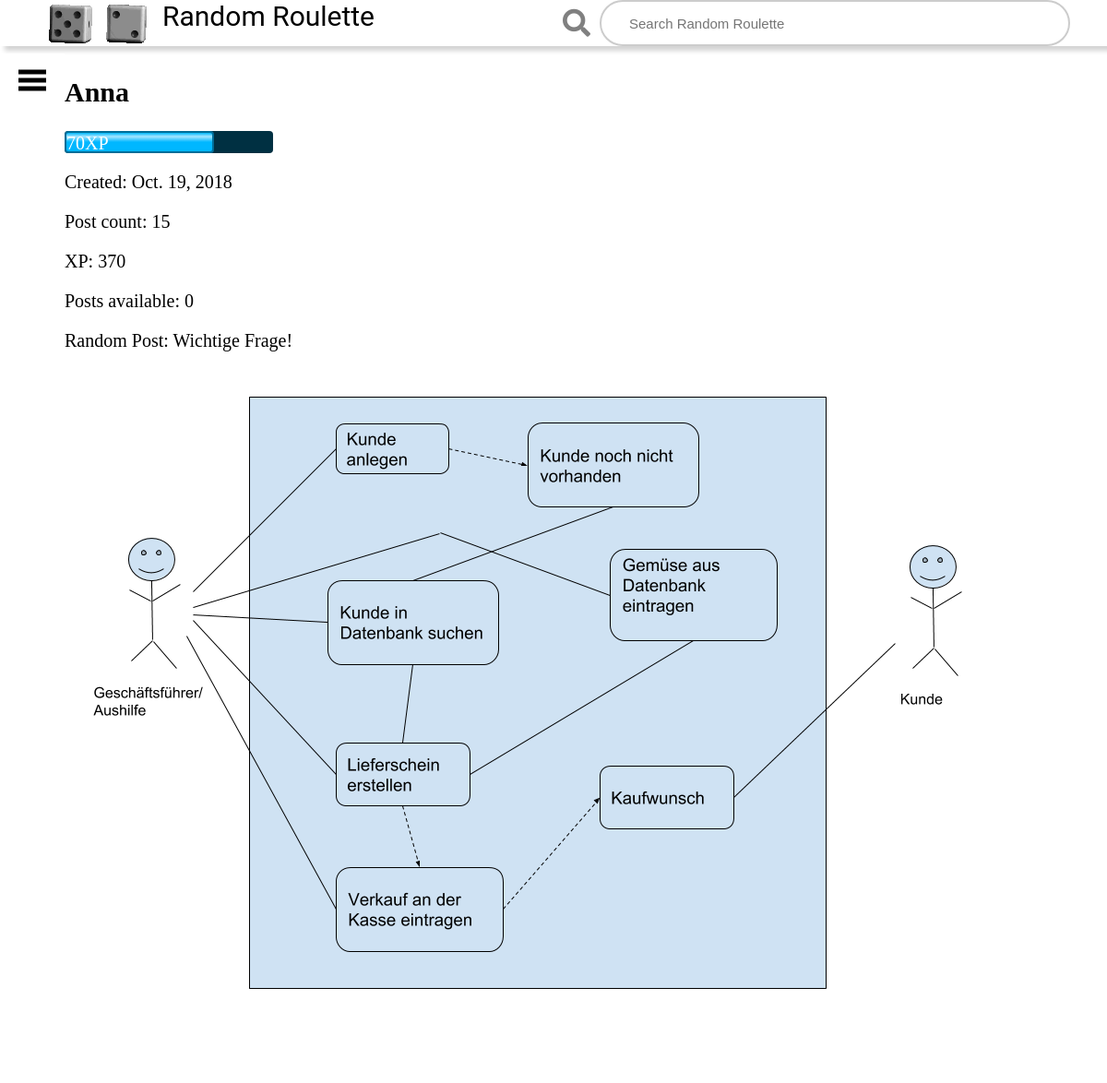
/user/Anna/, run on the app's committed database.
### users/models.py (models this page shows, shortened)
class UserInfo(models.Model):
    user_reference = models.ForeignKey(SystemUser, on_delete=models.CASCADE)
    post_count = models.IntegerField(default=0)
    random_post = models.ForeignKey(Post, blank=True, null=True, on_delete=models.DO_NOTHING)
    xp = models.IntegerField(default=100)
    profile_picture = models.ImageField(upload_to='profilePictures/', blank=True)
    def posts_available(self):
        total_posts = int((self.xp / 100) // 1)  # Gets maximum possible posts from current XP
        posts_available_count = total_posts - self.post_count
        if posts_available_count > 0:
            return posts_available_count
        else:
            return 0
    def xp_modulo(self):
        return self.xp % 100

### posts/models.py (models this page shows, shortened)
class Post(models.Model):
    creator = models.ForeignKey(User, on_delete=models.DO_NOTHING, default=0)
    post_title = models.CharField(max_length=200)
    post_text = models.CharField(max_length=500)
    pub_date = models.DateTimeField('date published')
    up_votes_list = models.ManyToManyField(User, related_name='vote_list', blank=True)
    down_votes_list = models.ManyToManyField(User, related_name='down_votes_list', blank=True)
    post_image = models.ImageField(blank=True)
    def __str__(self):
        return self.post_title

### users/views.py (the view)
# urls.py: path('<str:username>/', views.profile, name='profile'),
def profile(request, username):
    current_user = get_object_or_404(User, username=username)
    user_info = get_object_or_404(UserInfo, user_reference=current_user.id)
    return render(request, 'profile.html', {'selected_user': current_user, 'user_info': user_info})

### users/templates/profile.html (shortened to what this page needs)
{% extends 'base_generic.html' %}
{% block content %}
    {% load static %}
    <link rel="stylesheet" href="{% static 'css/profile.css' %}">
    <h2>{{ selected_user.username }}</h2>
    <div class="outer">
        <div class="xp-bar" style="width:{{ user_info.xp_modulo }}%">{{ user_info.xp_modulo }}XP</div>
    </div>
    <p>Created: {{ selected_user.date_joined.date }}</p>
    <p>Post count: {{ user_info.post_count }}</p>
    <p>XP: {{ user_info.xp }}</p>
    <p>Posts available: {{ user_info.posts_available }}</p>
    <p>Random Post: {{ user_info.random_post }}</p>
    {% if user_info.profile_picture %}
        <img src="{{ user_info.profile_picture.url }}">
    {% endif %}
{% endblock %}

### posts/static/css/styles.css (style rules this page uses)
html, body { width: 100%; height: 100%; display: flex; flex-direction: column; margin: 0; padding: 0; }
@media (min-width: 800px) { html, body { font-size: 62.5%; } }

### posts/static/css/profile.css (style rules this page uses)
.outer { width: 20%; background: rgb(0, 48, 66); border-radius: 4px; }
.xp-bar { border: 2px solid rgb(0, 110, 153); color: white; border-radius: 4px; display: block; height: 1em; background: linear-gradient( to bottom, rgb(0, 183, 255), rgb(166, 230, 255) 20%, rgb(0, 183, 255) 50% ) }

### data on the page
UserInfo: xp_modulo "70", post_count "15", xp "370", posts_available "0", random_post "Wichtige Frage!", profile_picture (picture)

### other printed values
{{ selected_user.username }} "Anna"
{{ selected_user.date_joined.date }} "Oct. 19, 2018"
